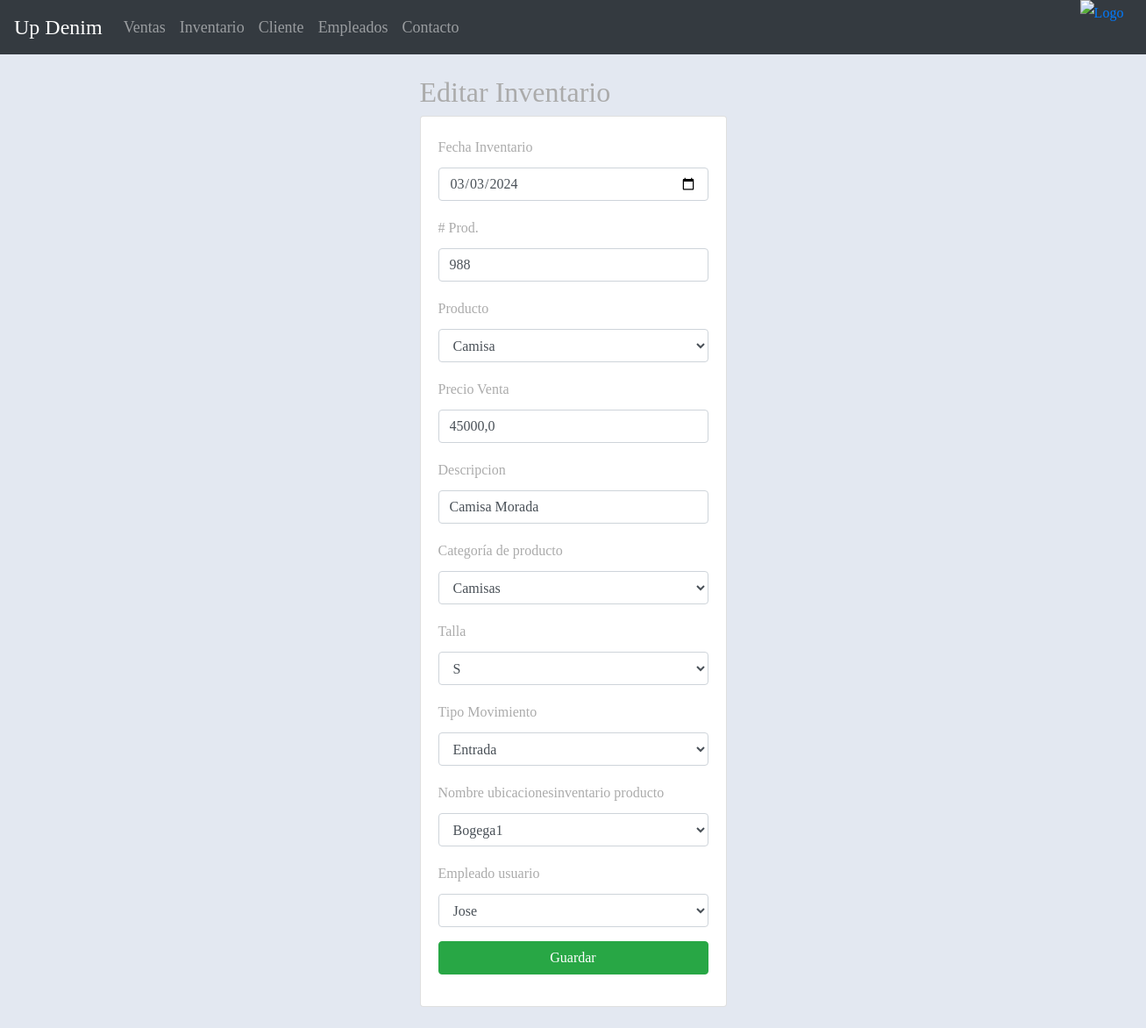
Page /edicionInventario/2 on the earlier database version.
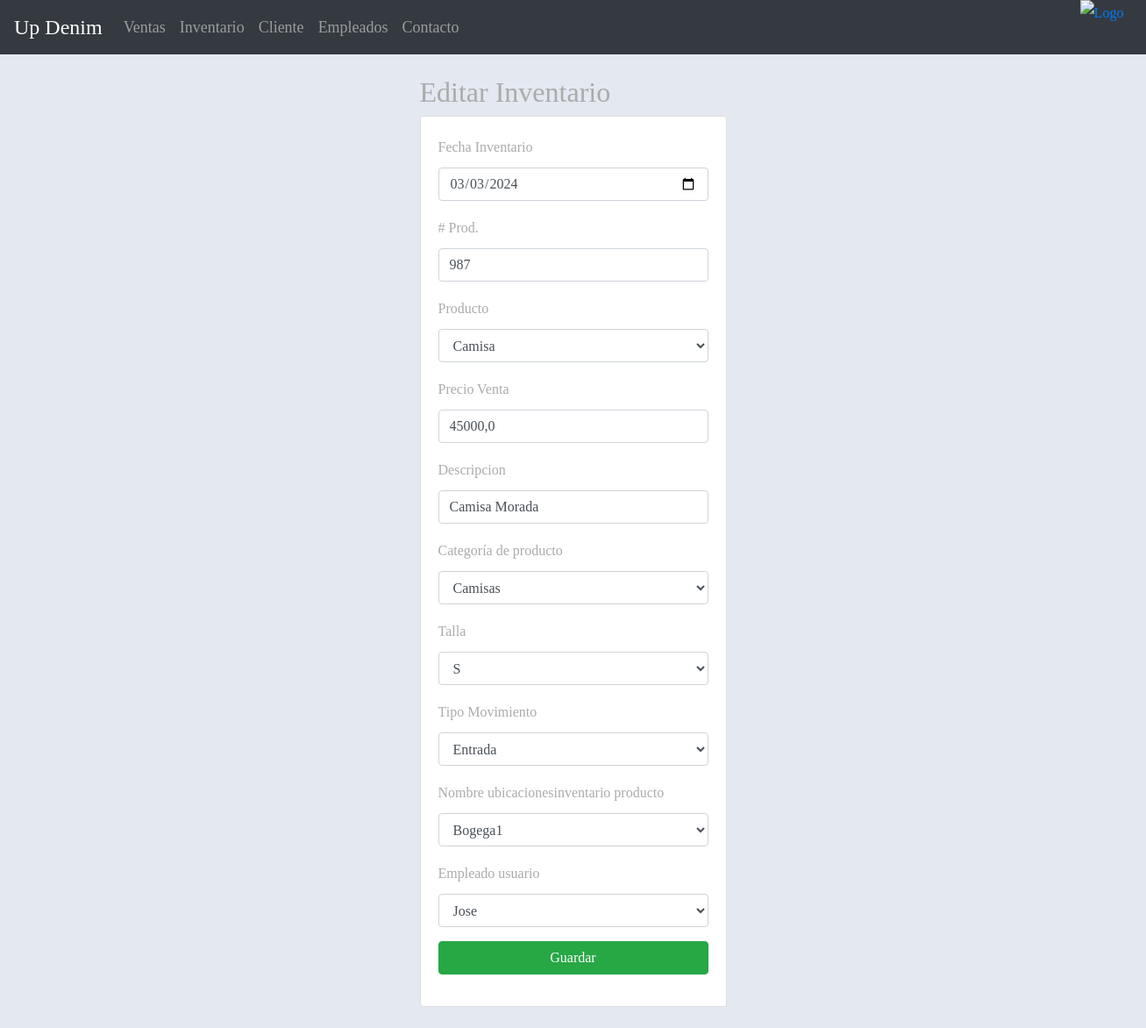
Same page on the later database version.
### aplicaciones/Academico/models.py (models this page shows, shortened)
class Inventario(models.Model):
    idinventario = models.AutoField(primary_key=True)  # Field name made lowercase.
    fechainventario = models.DateField(auto_now_add=True)  # Field name made lowercase.
    cantidadproductos = models.IntegerField(null=False, blank=False)  # Field name made lowercase.
    idproductoinv = models.ForeignKey(Producto, on_delete=models.CASCADE)  # Field name made lowercase.
    idtipomovimientoinv = models.ForeignKey(Tipomovimiento, on_delete=models.CASCADE)  # Field name made lowercase.
    idEmpleado = models.ForeignKey(Empleado, on_delete=models.CASCADE)  # Field name made lowercase.
    idubicacioninventarioinv = models.ForeignKey(Ubicacioninventario, on_delete=models.CASCADE)  # Field name made lowercase.

class Producto(models.Model):
    idproducto = models.AutoField(primary_key=True)
    nombreproducto = models.CharField(max_length=45, null=False)
    precioventa = models.FloatField(null=False, blank=False)
    descripcionproducto = models.CharField(max_length=45)
    idcategoriaproducto = models.ForeignKey(Categoriaproducto, on_delete=models.CASCADE)
    idtalla = models.ForeignKey(Talla, on_delete=models.CASCADE)
    def __str__(self):
        return f"{self.nombreproducto}"

class Categoriaproducto(models.Model):
    idcategoriaproducto = models.AutoField(primary_key=True)
    categoriaproducto = models.CharField(max_length=45, blank=False, null=False)
    def __str__(self):
        return f"{self.categoriaproducto}"

class Talla(models.Model):
    idtalla = models.AutoField(primary_key=True)
    talla = models.CharField(max_length=45, null=False, blank=False)

class Tipomovimiento(models.Model):
    idtipomovimiento = models.AutoField(primary_key=True)
    tipomovimiento = models.CharField(max_length=45, null=False, blank=False)

class Ubicacioninventario(models.Model):
    idubicacioninventario = models.AutoField(primary_key=True)
    ubicacioninventario = models.CharField(max_length=45, null=False, blank=False)

class Empleado(models.Model):
    idEmpleado = models.AutoField(primary_key=True)
    idDocumentoEmp = models.ForeignKey(Persona, on_delete=models.CASCADE)
    fechaIngreso = models.DateField()
    salario = models.FloatField()
    fechaNacimiento = models.DateField()
    rh = models.CharField(max_length=5)
    idarl = models.ForeignKey(Arl, on_delete=models.CASCADE)
    ideps = models.ForeignKey(Eps, on_delete=models.CASCADE)
    idFondoPension = models.ForeignKey(Fondopension, on_delete=models.CASCADE)
    idCargoEmpleado = models.ForeignKey(CargoEmpleado, on_delete=models.CASCADE)
    iduser = models.ForeignKey(Usuario, on_delete=models.CASCADE)
    idrol = models.ForeignKey(Rol, on_delete=models.CASCADE)

class Persona(models.Model):
    iddocumento = models.CharField(max_length=20, primary_key=True)
    primernombre = models.CharField(max_length=45, null=False, blank=False)
    segundonombre = models.CharField(max_length=45, blank=True, null=True)
    primerapellido = models.CharField(max_length=45, null=False, blank=False)
    segundoapellido = models.CharField(max_length=45, blank=True, null=True)
    idcontacto = models.ForeignKey(Contacto, on_delete=models.CASCADE)
    iddireccion = models.ForeignKey(Direccion, on_delete=models.CASCADE)
    idgenero = models.ForeignKey(Genero, on_delete=models.CASCADE)

### aplicaciones/Academico/views.py (the view)
# urls.py: path('edicionInventario/<idinventario>', views.edicionInventario, name='edicionInventario'),
def edicionInventario(request, idinventario):
    inventario=Inventario.objects.get(idinventario=idinventario)
    productos = Producto.objects.all()
    empleado = Empleado.objects.all()
    categoriaproductos=Categoriaproducto.objects.all()
    talla=Talla.objects.all()
    ubicacionesinventario=Ubicacioninventario.objects.all()
    tipo=Tipomovimiento.objects.all()
    talla=Talla.objects.all()
    categoria=Categoriaproducto.objects.all()
    context = {
        "productos": productos,
        "categoriaproductos": categoriaproductos,
        "inventarios": inventario,
        "ubicacionesinventario": ubicacionesinventario,
        "empleados": empleado,
        "tipo":tipo,
        "talla":talla,
        "categoria":categoria,
    }
    return render(request, "edicionInventario.html", context)

### aplicaciones/Academico/templates/edicionInventario.html (shortened to what the changed rows need)
{% extends "base.html" %}
{% block body %}
    <div class="row">
        <div class="col-md-4 offset-md-4">
            <h2>Editar Inventario</h2>
         <div class="card">
            <div class="card-body">
                <form method="POST" action="/editarInventario/{{ inventarios.idinventario }}/"> {% csrf_token %}
                    <div class="form-group">
                        <label for="txtfechainventario">Fecha Inventario</label>
                        <input type="date" id="txtfechainventario" name="txtfechainventario" class="form-control" value="{{ inventarios.fechainventario|date:'Y-m-d' }}" placeholder="Fecha de Inventario" required>
                    </div>
                    <div class="form-group">
                        <label for="txtcantidadproductos"># Prod.</label>
                        <input type="text" id="txtcantidadproductos" name="txtcantidadproductos"  class="form-control" value="{{inventarios.cantidadproductos}}" placeholder="Cantidad"
                            min="1" required>
                    </div>
                    <div class="form-group">
                        <label for="txtnombreproducto">Producto</label>
                        <select id="txtnombreproducto" name="txtnombreproducto" class="form-control" required>
                            <option value="{{ inventarios.idproductoinv }}">{{ inventarios.idproductoinv.nombreproducto }}</option>
                        </select>
                    </div>
                    <div class="form-group">
                        <label for="txtprecioventa">Precio Venta</label>
                        <input type="text" id="txtprecioventa" name="txtprecioventa" class="form-control" value="{{inventarios.idproductoinv.precioventa}}" placeholder="Precio Venta"
                            min="1000" required>
                    </div>
                    <div class="form-group">
                        <label for="txtdescripcionproducto">Descripcion</label>
                        <input type="text" id="txtdescripcionproducto" name="txtdescripcionproducto" class="form-control" value="{{inventarios.idproductoinv.descripcionproducto}}" placeholder="Descripcion"
                            minlength="4" maxlength="50" required>
                    </div>
                    <div class="form-group">
                        <label for="txtcategoriaproducto">Categoría de producto</label>
                        <select id="txtcategoriaproducto" name="txtcategoriaproducto" class="form-control" required>
                            <option value="{{ inventarios.idproductoinv.idcategoriaproducto }}">{{ inventarios.idproductoinv.idcategoriaproducto.categoriaproducto }}</option>
                        </select>
                    </div>
                    <div class="form-group">
                        <label for="txttalla">Talla</label>
                        <select id="txttalla" name="txttalla" class="form-control" required>
                            <option value="{{inventarios.idproductoinv.idtalla.talla}}">{{inventarios.idproductoinv.idtalla.talla}} </option>
                        </select>
                    </div>
                    <div class="form-group">
                        <label for="txttipomovimiento">Tipo Movimiento</label>
                        <select id="txttipomovimiento" name="txttipomovimiento" class="form-control" required>
                            {% for tipos in tipo %}
                                <option value="{{ tipos.tipomovimiento }}" {% if tipos.tipomovimiento == inventarios.idtipomovimientoinv.tipomovimiento %} selected {% endif %}>{{ tipos.tipomovimiento }}</option>
                            {% endfor %}
                        </select>
                    </div>
                    <div class="form-group">
                        <label for="txtubicacioninventario">Nombre ubicacionesinventario producto</label>
                        <select id="txtubicacioninventario" name="txtubicacioninventario" class="form-control" required>
                            {% for ubi in ubicacionesinventario %}
                                <option value="{{ ubi.ubicacioninventario }}" {% if ubi.ubicacioninventario == inventarios.idubicacioninventarioinv.ubicacioninventario %} selected {% endif %}>{{ ubi.ubicacioninventario }}</option>
                            {% endfor %}
                        </select>
                    </div>
                    <div class="form-group">
                        <label for="txtidempleado">Empleado usuario</label>
                        <select id="txtidempleado" name="txtidempleado" class="form-control" required>
                            {% for empleado in empleados %}
                                <option value="{{ empleado.idEmpleado }}" {% if empleado.idEmpleado == inventarios.idEmpleado.idEmpleado %} selected {% endif %}>{{ empleado.idDocumentoEmp.primernombre }}</option>
                            {% endfor %}
                        </select>
                    </div>
    </div>
</div>
{% endblock %}

Differences in the rows shown:
changed Inventario "Camisa": txtcantidadproductos "988" → "987"
